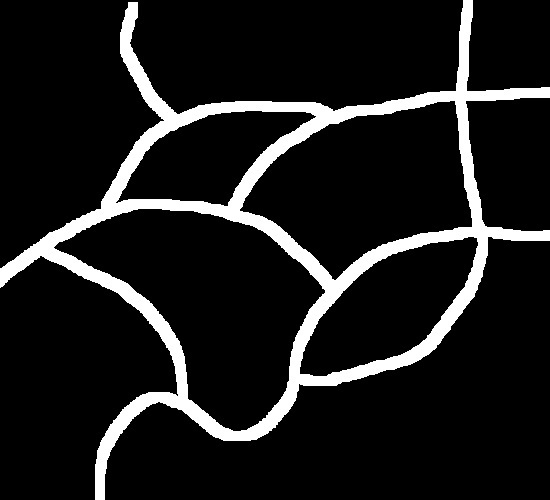
#> input picture map1.jpg, 550 x 500 px
$ python demo1.py
#> lines starting #> are read from the running program, lines starting #| are printed output that depends on the picture; after the words box and inside, x2 and y2 are one past the last pixel; in counts of white or black regions, pixels touching at a corner belong together
import matplotlib
import matplotlib.pyplot as plt

import numpy as np
from PIL import Image

import time

import path_planner

# -----------------------------------------------------------------------------

MAP_FILE = "./map1.jpg"
MAX_HORIZONS = 2000
SHOW_INFO = True
STEP_X = 1
STEP_Y = 1


# -----------------------------------------------------------------------------
def get_obstacle_map(fn):
    '''
    Create a binary occupancy map by thresholding the colors.
    Apply zero cost for a no-obstacle grid and 1000 for an obstacle grid.
    '''
#> called with fn = './map1.jpg'

    THRESHOLD = 127

    img = np.asarray(Image.open(fn).convert('L'))
    height, width = img.shape
#> height = 500; width = 550

    obstacle_map = np.ones((width, height), dtype=np.int32)

    for i in range(0, width):
        for j in range(0, (height)):
            if img[j,i] < THRESHOLD:
                obstacle_map[i][j] = 1000
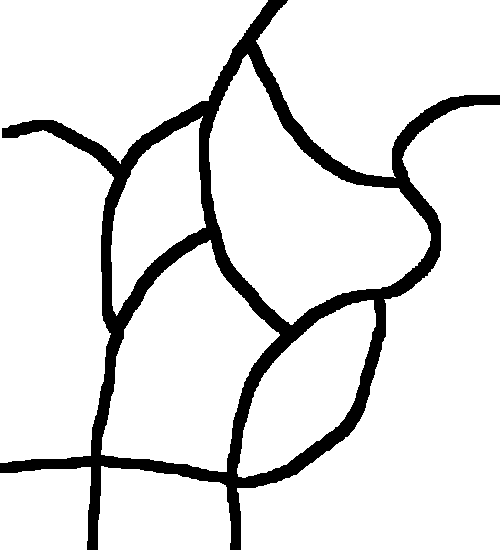
#> obstacle_map: shape (550, 500) int32; values 1 (black) and 1000 (white), 88.8% white; 1 black region, box (x1, y1, x2, y2) and area: (0, 0, 500, 550) 30679

    return obstacle_map

# -----------------------------------------------------------------------------

def extract_traj(src, trgt, descendantX_arr, descendantY_arr, policy, max_horizons):
    trajs = np.zeros((max_horizons + 1, 2), dtype=np.int32)
    u = np.zeros((max_horizons), dtype=np.int32)

    trajs[0, :] = [src[0], src[1]]

    for k in range(max_horizons):
        trajs[k + 1, :] = [descendantX_arr[trajs[k, 0], trajs[k, 1]], descendantY_arr[trajs[k, 0], trajs[k, 1]]]
        u[k] = policy[trajs[k, 0], trajs[k, 1]]

        if (abs(trajs[k+1, 0]-trgt[0]) + abs(trajs[k+1, 1]-trgt[1])) < 1:
            break

    return trajs[:k], u[:k]

# -----------------------------------------------------------------------------

cost_mat = get_obstacle_map(MAP_FILE)

# Units are in pixels!
src1 = np.array([100, 482], dtype=np.int32)
src2 = np.array([10, 270], dtype=np.int32)
src3 = np.array([130, 10], dtype=np.int32)

trgt = np.array([469, 10], dtype=np.int32)

start = time.time()

#> (the run stopped early here; a loop or call above may not have finished)

$ run again, with map2.jpg copied over map1.jpg
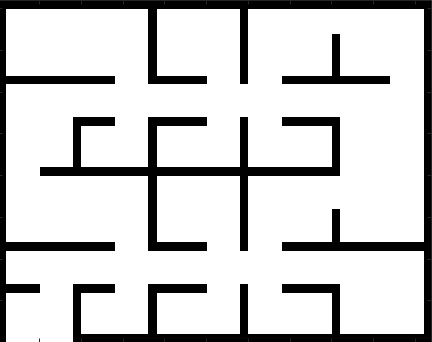
#> input picture map2.jpg, 432 x 342 px
#> after the loop in get_obstacle_map, `for i in range(0, width):`:
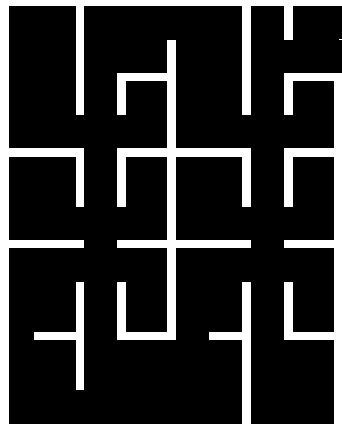
#> obstacle_map: shape (432, 342) int32; values 1 (black) and 1000 (white), 19% white; 4 white regions (1 under 20 px), largest, box (x1, y1, x2, y2) and area: (0, 0, 342, 432) 19590, (117, 40, 251, 340) 7281, (34, 282, 84, 390) 1200
